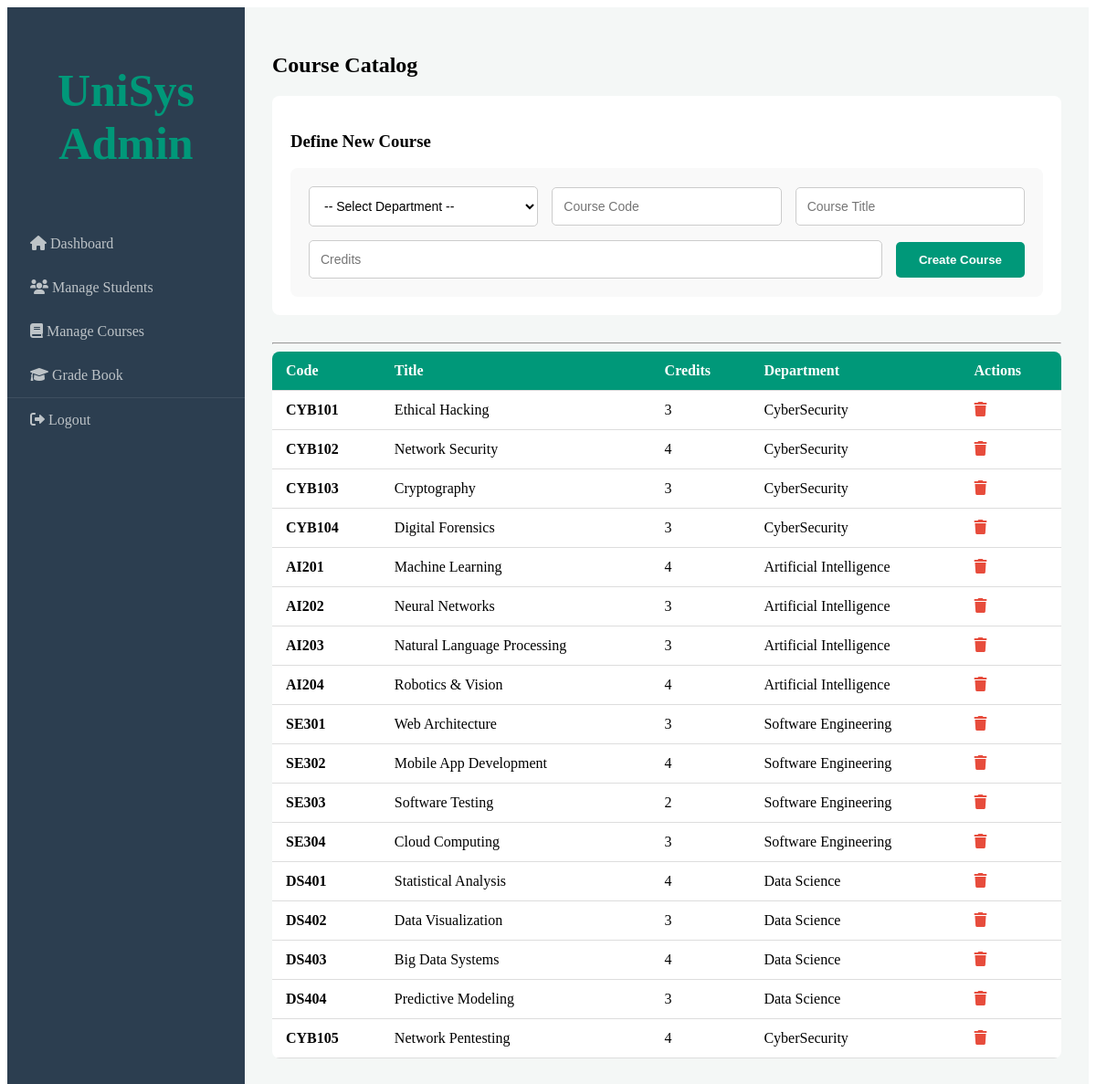
The app's page /php/view_courses.php (signed in) with its own data.
### tables this page shows
CREATE TABLE `courses` (
  `course_id` int(11) NOT NULL,
  `course_code` varchar(20) NOT NULL,
  `course_name` varchar(100) NOT NULL,
  `credits` int(11) NOT NULL,
  `dept_id` int(11) DEFAULT NULL
);

CREATE TABLE `departments` (
  `dept_id` int(11) NOT NULL,
  `dept_name` varchar(100) NOT NULL
);

### php/view_courses.php (the view, shortened to what this page needs)
<?php
include 'db_connect.php';
$courses = $conn->query("SELECT c.*, d.dept_name FROM courses c JOIN departments d ON c.dept_id = d.dept_id");
?>
<!DOCTYPE html>
<html>
<head>
    <link rel="stylesheet" href="style.css">
   <link rel="stylesheet" href="https://cdnjs.cloudflare.com/ajax/libs/font-awesome/6.0.0/css/all.min.css">
</head>
<body>
    <div class="dashboard-wrapper">
        <?php include 'sidebar.php'; ?>
        <div class="main-content">
            <h2>Course Catalog</h2>
            <div class="form-container">
    <h3>Define New Course</h3>
    <form method="POST" class="inline-form">
        <select name="dept_id" id="dept_select" required onchange="updatePrefix()">
    <option value="">-- Select Department --</option>
        <input type="text" name="course_code" id="course_code" placeholder="Course Code" required>
        <input type="text" name="course_name" placeholder="Course Title" required>
        <input type="number" name="credits" placeholder="Credits" min="1" max="6" required>
        <button type="submit" name="add_course" class="add-btn">Create Course</button>
    </form>
</div>
            <hr>
            <table class="content-table">
                <thead>
                    <tr>
                        <th>Code</th>
                        <th>Title</th>
                        <th>Credits</th>
                        <th>Department</th>
                        <th>Actions</th>
                    </tr>
                </thead>
                <tbody>
                    <?php if($courses->num_rows > 0): ?>
                        <?php while($row = $courses->fetch_assoc()): ?>
                        <tr>
                            <td><strong><?php echo $row['course_code']; ?></strong></td>
                            <td><?php echo $row['course_name']; ?></td>
                            <td><?php echo $row['credits']; ?></td>
                            <td><?php echo $row['dept_name']; ?></td>
                             <td>
                    <a href="delete_course.php?id=<?php echo $row['course_id']; ?>" class="text-danger" title="Delete_Course" onclick="return confirm('Are you sure you want to permanently delete this course?');">
                        <i class="fas fa-trash"></i>
                    </a>
                </td>
                        </tr>
                        <?php endwhile; ?>
                    <?php else: ?>
                        <tr><td colspan="5">No courses registered yet.</td></tr>
                    <?php endif; ?>
                </tbody>
            </table>
        </div>
    </div>
</body>
</html>

### css/style.css (style rules this page uses)
.dashboard-wrapper { display: flex; min-height: 100vh; }
.main-content { flex: 1; background: #f4f7f6; padding: 30px; }
.form-container { background: #fff; padding: 20px; border-radius: 8px; margin-bottom: 30px; }
.inline-form { display: flex; flex-wrap: wrap; gap: 15px; align-items: center; background: #f9f9f9; padding: 20px; border-radius: 8px; }
.inline-form input, .inline-form select { flex: 1; min-width: 200px; padding: 12px; border: 1px solid #ccc; border-radius: 5px; font-size: 14px; background-color: white; }
.inline-form .add-btn { flex: 0 0 auto; padding: 12px 25px; background: #009879; color: white; border: none; border-radius: 5px; cursor: pointer; font-weight: bold; }
.content-table { width: 100%; border-collapse: collapse; background: white; border-radius: 8px; overflow: hidden; }
.content-table thead tr { background-color: #009879; color: #ffffff; text-align: left; }
.content-table th, .content-table td { padding: 12px 15px; border-bottom: 1px solid #dddddd; }
.text-danger { color: #e74c3c; text-decoration: none; font-weight: bold; }
.text-danger { color: #e74c3c; text-decoration: none; }

### records on screen
courses: course_code "CYB101", course_name "Ethical Hacking", credits "3", dept.dept_name "CyberSecurity"
courses: course_code "CYB102", course_name "Network Security", credits "4", dept.dept_name "CyberSecurity"
courses: course_code "CYB103", course_name "Cryptography", credits "3", dept.dept_name "CyberSecurity"
courses: course_code "CYB104", course_name "Digital Forensics", credits "3", dept.dept_name "CyberSecurity"
courses: course_code "AI201", course_name "Machine Learning", credits "4", dept.dept_name "Artificial Intelligence"
courses: course_code "AI202", course_name "Neural Networks", credits "3", dept.dept_name "Artificial Intelligence"
courses: course_code "AI203", course_name "Natural Language Processing", credits "3", dept.dept_name "Artificial Intelligence"
courses: course_code "AI204", course_name "Robotics & Vision", credits "4", dept.dept_name "Artificial Intelligence"
courses: course_code "SE301", course_name "Web Architecture", credits "3", dept.dept_name "Software Engineering"
courses: course_code "SE302", course_name "Mobile App Development", credits "4", dept.dept_name "Software Engineering"
courses: course_code "SE303", course_name "Software Testing", credits "2", dept.dept_name "Software Engineering"
courses: course_code "SE304", course_name "Cloud Computing", credits "3", dept.dept_name "Software Engineering"
courses: course_code "DS401", course_name "Statistical Analysis", credits "4", dept.dept_name "Data Science"
courses: course_code "DS402", course_name "Data Visualization", credits "3", dept.dept_name "Data Science"
courses: course_code "DS403", course_name "Big Data Systems", credits "4", dept.dept_name "Data Science"
courses: course_code "DS404", course_name "Predictive Modeling", credits "3", dept.dept_name "Data Science"
courses: course_code "CYB105", course_name "Network Pentesting", credits "4", dept.dept_name "CyberSecurity"
